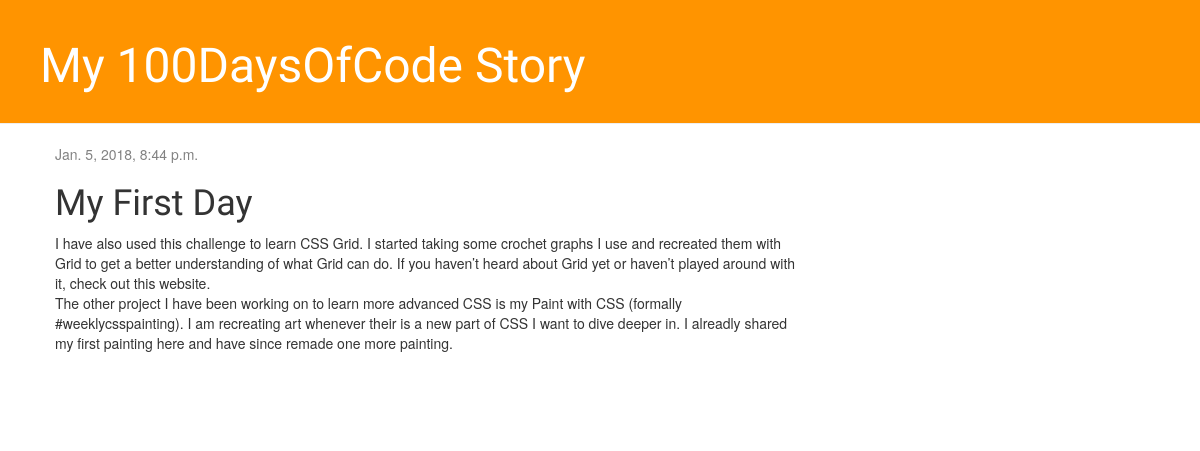
The app's page /post/1/ with its own data.
### blog/models.py (models this page shows, shortened)
class Post(models.Model):
    author = models.ForeignKey('auth.User',on_delete=models.CASCADE)
    title = models.CharField(max_length=200)
    text = models.TextField()
    created_date = models.DateTimeField(
            default=timezone.now)
    published_date = models.DateTimeField(
            blank=True, null=True)

### blog/views.py (the view)
# urls.py: url(r'^post/(?P<pk>\d+)/$', views.post_detail, name='post_detail'),
def post_detail(request, pk):
    post = get_object_or_404(Post, pk=pk)
    return render(request, 'blog/post_detail.html', {'post': post})

### blog/templates/blog/post_detail.html (shortened to what this page needs)
{% extends 'blog/base.html' %}
{% block content %}
    <div class="post">
        {% if post.published_date %}
            <div class="date">
                {{ post.published_date }}
            </div>
        {% endif %}
        <h1>{{ post.title }}</h1>
        <p>{{ post.text|linebreaksbr }}</p>
    </div>
{% endblock %}

### blog/static/css/blog.css (style rules this page uses)
h1, h2, h3, h4 { font-family: 'Lobster', cursive; }
.date { color: #828282; }
.post { margin-bottom: 70px; }

### records on screen
Post: published_date "Jan. 5, 2018, 8:44 p.m.", title "My First Day", text "I have also used this challenge to learn CSS Grid. I started taking some crochet graphs I use and recreated them with Grid to get a better understanding of what Grid can do. If you haven’t heard about Grid yet or haven’t played around with it, check out this website. The other project I have been working on to learn more advanced CSS is my Paint with CSS (formally #weeklycsspainting). I am recreating art whenever their is a new part of CSS I want to dive deeper in. I alreadly shared my first painting here and have since remade one more painting."
